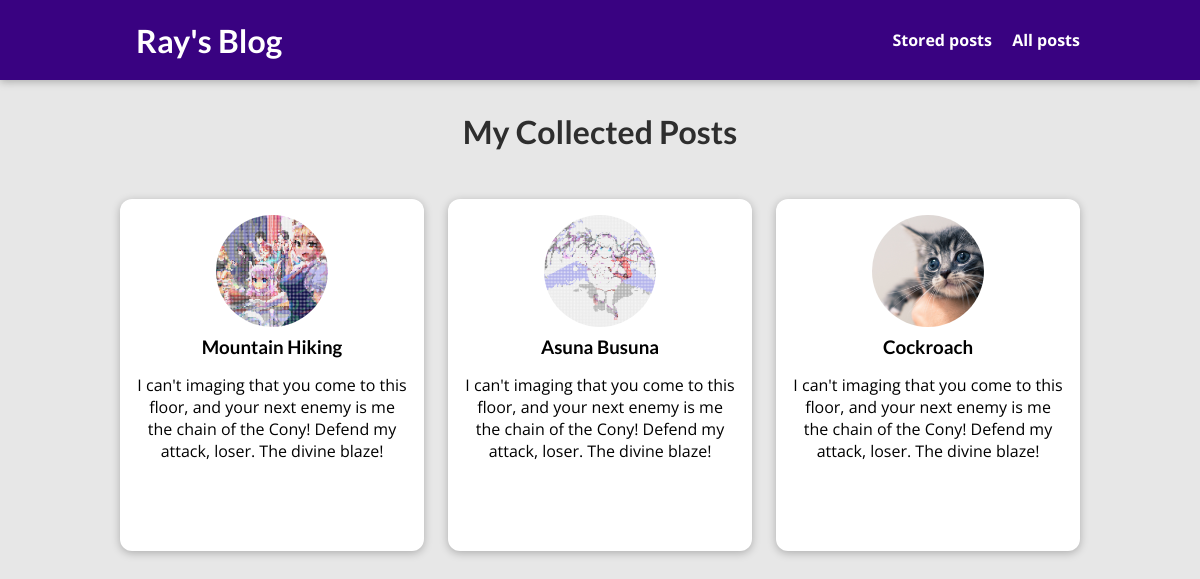
The page /posts on the database its author committed.
### blog/models.py (models this page shows, shortened)
class Post(models.Model):
    title = models.CharField(max_length=100)
    excerpt = models.CharField(max_length=200)
    image = models.ImageField(upload_to="posts", null=True)
    date = models.DateTimeField(auto_now=True)
    slug = models.SlugField(unique=True, db_index=True)
    content = models.TextField(validators=[MinLengthValidator(10)])
    author = models.ForeignKey(
        Author, on_delete=models.SET_NULL, null=True, related_name="posts")
    tags = models.ManyToManyField(Tag)

### blog/views.py (the view)
# urls.py: path("posts", views.AllPostsView.as_view(), name="posts-page"),
class AllPostsView(ListView):
    template_name = "blog/all-posts.html"
    model = Post
    ordering = ["-date"]
    context_object_name = "all_posts"

### blog/templates/blog/all-posts.html (shortened to what this page needs)
{% extends 'base.html' %}
{% load static %}
{% block css_files %}
  <link rel="stylesheet" href="{% static "blog/posts.css" %}">
  <link rel="stylesheet" href="{% static "blog/all-posts.css" %}" />
{% endblock %}
{% block content %}
    <section id="all-posts">
        <h2>My Collected Posts</h2>
        <ul>
            {% for post in all_posts%}
                {% include "blog/includes/post.html" %}
            {% endfor %}
        </ul>
    </section>
{% endblock %}

### blog/templates/blog/includes/post.html
<li>
    <article class="post">
    <a href="{% url "post-detail-page" post.slug %}">
        <img src="{{ post.image.url }}" alt="{{ post.title }}" />
        <div class="post_content">
        <h3>{{ post.title }}</h3>
        <p>
            {{ post.excerpt }}
        </p>
        </div>
    </a>
    </article>
</li>

### static/app.css (style rules this page uses)
* { box-sizing: border-box; }
html { font-family: 'Open Sans', 'Lato', sans-serif; }
body { margin: 0; }
h1, h2, h3 { font-family: 'Lato', sans-serif; font-weight: bold; }

### blog/static/blog/posts.css (style rules this page uses)
.post { display: flex; flex-direction: column; align-items: center; text-align: center; }
.post a { text-decoration: none; color: black; transition: all 0.2s ease; padding: 1rem; }
.post img { width: 5rem; height: 5rem; object-fit: cover; border-radius: 50%; }
.post h3 { margin: 0.25rem 0; }

### blog/static/blog/all-posts.css (style rules this page uses)
body { background-color: #e7e7e7; }
#all-posts { margin: 7rem auto; width: 90%; max-width: 60rem; }
#all-posts h2 { text-align: center; font-size: 2rem; color: #2e2e2e; margin: 3rem 0; }
ul { list-style: none; margin: 0; padding: 0; display: grid; grid-template-columns: repeat(auto-fill, minmax(17rem, 1fr)); gap: 1.5rem; }
.post img { width: 7rem; height: 7rem; }
.post a { height: 22rem; transform-origin: center; box-shadow: 0 2px 8px rgba(0, 0, 0, 0.25); border-radius: 12px; background-color: white; }

### rows shown on the page
Post: image (picture), title "Mountain Hiking", excerpt "I can't imaging that you come to this floor, and your next enemy is me the chain of the Cony! Defend my attack, loser. The divine blaze!"
Post: image (picture), title "Asuna Busuna", excerpt "I can't imaging that you come to this floor, and your next enemy is me the chain of the Cony! Defend my attack, loser. The divine blaze!"
Post: image (picture), title "Cockroach", excerpt "I can't imaging that you come to this floor, and your next enemy is me the chain of the Cony! Defend my attack, loser. The divine blaze!"
